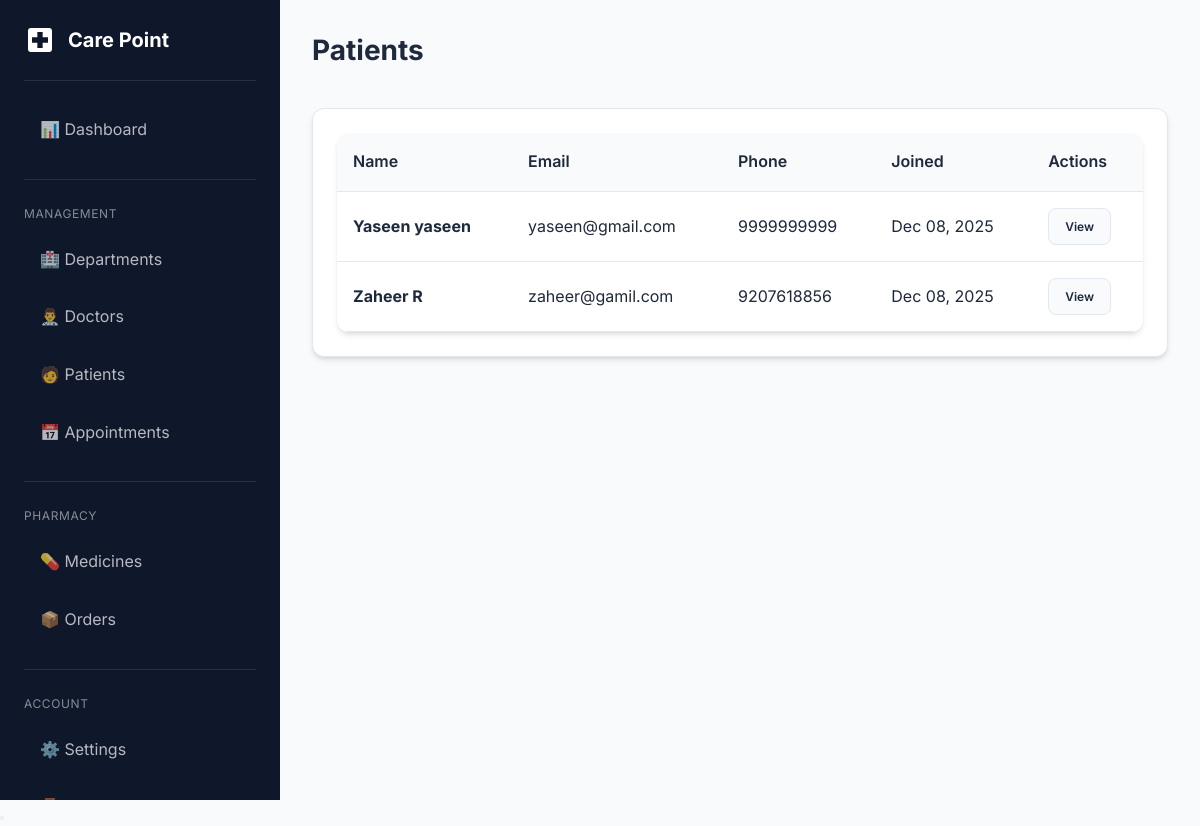
The app's page /adminpanel/patients/ (signed in) with its own data.
### patients/models.py (models this page shows, shortened)
class PatientProfile(models.Model):
    class Gender(models.TextChoices):
        MALE = 'male', 'Male'
        FEMALE = 'female', 'Female'
        OTHER = 'other', 'Other'
    class BloodGroup(models.TextChoices):
        A_POSITIVE = 'A+', 'A+'
        A_NEGATIVE = 'A-', 'A-'
        B_POSITIVE = 'B+', 'B+'
        B_NEGATIVE = 'B-', 'B-'
        O_POSITIVE = 'O+', 'O+'
        O_NEGATIVE = 'O-', 'O-'
        AB_POSITIVE = 'AB+', 'AB+'
        AB_NEGATIVE = 'AB-', 'AB-'
    user = models.OneToOneField(
        settings.AUTH_USER_MODEL,
        on_delete=models.CASCADE,
        related_name='patient_profile'
    )
    date_of_birth = models.DateField(null=True, blank=True)
    gender = models.CharField(
        max_length=10,
        choices=Gender.choices,
        blank=True
    )
    blood_group = models.CharField(
        max_length=5,
        choices=BloodGroup.choices,
        blank=True
    )
    address = models.TextField(blank=True)
    emergency_contact_name = models.CharField(max_length=100, blank=True)
    emergency_contact_phone = models.CharField(max_length=15, blank=True)
    medical_history = models.TextField(blank=True)
    allergies = models.TextField(blank=True)
    created_at = models.DateTimeField(auto_now_add=True)
    updated_at = models.DateTimeField(auto_now=True)

### accounts/models.py (models this page shows, shortened)
class User(AbstractUser):
    class Role(models.TextChoices):
        PATIENT = 'patient', 'Patient'
        DOCTOR = 'doctor', 'Doctor'
        ADMIN = 'admin', 'Admin'
    role = models.CharField(
        max_length=20,
        choices=Role.choices,
        default=Role.PATIENT
    )
    phone = models.CharField(max_length=15, blank=True, null=True)
    is_approved = models.BooleanField(
        default=True,
        help_text='For doctors: set to False until admin approves'
    )
    profile_picture = models.ImageField(
        upload_to='profile_pictures/',
        blank=True,
        null=True
    )
    created_at = models.DateTimeField(auto_now_add=True)
    updated_at = models.DateTimeField(auto_now=True)
    @property
    def is_admin_user(self):
        return self.role == self.Role.ADMIN or self.is_superuser

### adminpanel/views.py (the view)
# urls.py: path('patients/', views.patient_list, name='patient_list'),
@admin_required
def patient_list(request):
    patients = PatientProfile.objects.select_related('user').filter(
        user__role=User.Role.PATIENT,
        user__is_superuser=False,
        user__is_staff=False
    ).order_by('-user__date_joined')
    context = {
        'patients': patients,
    }
    return render(request, 'adminpanel/patients/list.html', context)

### templates/adminpanel/patients/list.html (shortened to what this page needs)
{% extends 'base.html' %}
{% load static %}
{% block extra_css %}
        <link rel="stylesheet" href="{% static 'css/style.css' %}">
    {% endblock %}
{% block content %}
<div class="dashboard-layout">
    {% include 'includes/sidebar.html' %}
    <main class="main-content">
        <div class="page-header"><h1 class="page-title">Patients</h1></div>
        <div class="card">
            <div class="card-body">
                {% if patients %}
                <div class="table-container">
                    <table>
                        <thead><tr><th>Name</th><th>Email</th><th>Phone</th><th>Joined</th><th>Actions</th></tr></thead>
                        <tbody>
                            {% for p in patients %}
                            <tr>
                                <td><strong>{{ p.user.get_full_name|default:p.user.username }}</strong></td>
                                <td>{{ p.user.email }}</td>
                                <td>{{ p.user.phone|default:"-" }}</td>
                                <td>{{ p.user.date_joined|date:"M d, Y" }}</td>
                                <td><a href="{% url 'adminpanel:patient_detail' p.pk %}" class="btn btn-sm btn-secondary">View</a></td>
                            </tr>
                            {% endfor %}
                        </tbody>
                    </table>
                </div>
                {% else %}
                <div class="empty-state"><p>No patients yet</p></div>
                {% endif %}
            </div>
        </div>
    </main>
</div>
{% endblock %}

### static/css/style.css (style rules this page uses)
:root { --primary-color: #2563eb; --primary-dark: #1d4ed8; --primary-light: #3b82f6; --secondary-color: #0891b2; --accent-color: #06b6d4; --success-color: #10b981; --warning-color: #f59e0b; --danger-color: #ef4444; --info-color: #6366f1; --bg-primary: #f8fafc; --bg-secondary: #ffffff; --bg-dark: #1e293b; --bg-darker: #0f172a; --text-primary: #1e293b; --text-secondary: #64748b; --text-light: #94a3b8; --text-white: #ffffff; --border-color: #e2e8f0; --shadow-sm: 0 1px 2px 0 rgb(0 0 0 / 0.05); --shadow-md: 0 4px 6px -1px rgb(0 0 0 / 0.1), 0 2px 4px -2px rgb(0 0 0 / 0.1); --shadow-lg: 0 10px 15px -3px rgb(0 0 0 / 0.1), 0 4px 6px -4px rgb(0 0 0 / 0.1); --shadow-xl: 0 20px 25px -5px rgb(0 0 0 / 0.1), 0 8px 10px -6px rgb(0 0 0 / 0.1); --radius-sm: 0.375rem; --radius-md: 0.5rem; --radius-lg: 0.75rem; --radius-xl: 1rem; --transition: all 0.3s ease; }
* { margin: 0; padding: 0; box-sizing: border-box; }
body { font-family: 'Inter', -apple-system, BlinkMacSystemFont, 'Segoe UI', Roboto, sans-serif; background-color: var(--bg-primary); color: var(--text-primary); line-height: 1.6; }
h1, h2, h3, h4, h5, h6 { font-weight: 600; line-height: 1.3; margin-bottom: 0.5rem; }
h1 { font-size: 2.25rem; }
a { color: var(--primary-color); text-decoration: none; transition: var(--transition); }
.btn { display: inline-flex; align-items: center; justify-content: center; gap: 0.5rem; padding: 0.75rem 1.5rem; font-size: 0.875rem; font-weight: 600; border-radius: var(--radius-md); border: none; cursor: pointer; transition: var(--transition); text-decoration: none; }
.btn-secondary { background: var(--bg-primary); color: var(--text-primary); border: 1px solid var(--border-color); }
.btn-sm { padding: 0.5rem 1rem; font-size: 0.75rem; }
.card { background: var(--bg-secondary); border-radius: var(--radius-lg); box-shadow: var(--shadow-md); border: 1px solid var(--border-color); overflow: hidden; transition: var(--transition); }
.card-body { padding: 1.5rem; }
.table-container { overflow-x: auto; border-radius: var(--radius-lg); box-shadow: var(--shadow-md); }
table { width: 100%; border-collapse: collapse; background: var(--bg-secondary); }
th, td { padding: 1rem; text-align: left; border-bottom: 1px solid var(--border-color); }
th { background: var(--bg-primary); font-weight: 600; color: var(--text-primary); white-space: nowrap; }
.dashboard-layout { display: flex; min-height: 100vh; }
.main-content { flex: 1; margin-left: 280px; padding: 2rem; }
.page-header { display: flex; justify-content: space-between; align-items: center; margin-bottom: 2rem; }
.page-title { font-size: 1.75rem; font-weight: 700; }

### records on screen
PatientProfile: user.get_full_name "Yaseen yaseen", user.email "yaseen@gmail.com", user.phone "9999999999", user.date_joined "Dec 08, 2025"
PatientProfile: user.get_full_name "Zaheer R", user.email "zaheer@gamil.com", user.phone "9207618856", user.date_joined "Dec 08, 2025"
